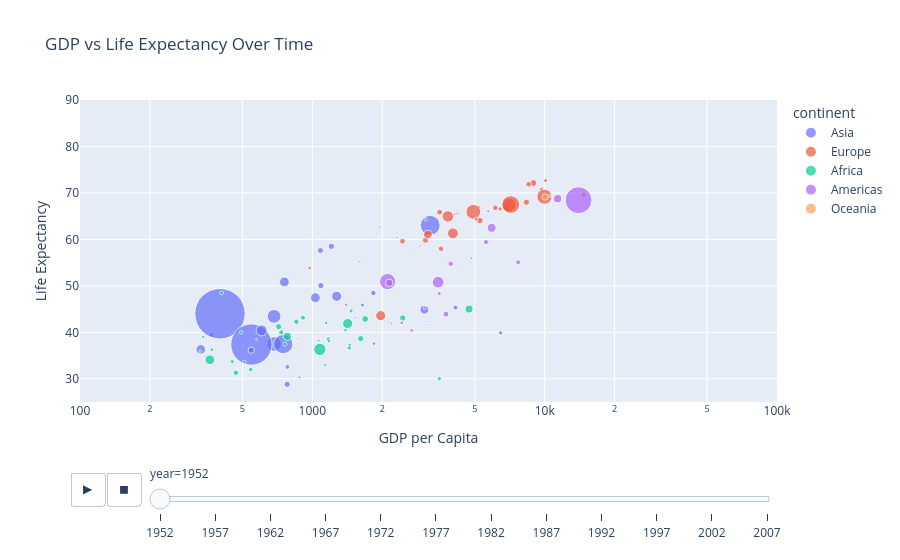

Notebook code cell kept with this figure:
### Code cell
import plotly.express as px

# Load the built-in Gapminder dataset
df = px.data.gapminder()

# Create the animated scatter plot
fig = px.scatter(df, 
                 x="gdpPercap", 
                 y="lifeExp", 
                 animation_frame="year", 
                 animation_group="country",
                 size="pop", 
                 color="continent", 
                 hover_name="country", 
                 log_x=True,          # Apply log scale to the x-axis
                 size_max=55,         # Set maximum bubble size
                 range_x=[100, 100000], # Keep the x-axis steady during animation
                 range_y=[25, 90],    # Keep the y-axis steady during animation
                 labels={"gdpPercap": "GDP per Capita", "lifeExp": "Life Expectancy"},
                 title="GDP vs Life Expectancy Over Time")

# Show the plot
fig.show()

### Figure 1 — Plotly figure (JSON) as saved in the notebook; plotly's stock layout.template omitted (floating-point values rounded to 4 significant figures)
{"data": [{"hovertemplate": "<b>%{hovertext}</b><br><br>continent=Asia<br>year=1952<br>GDP per Capita=%{x}<br>Life Expectancy=%{y}<br>pop=%{marker.size}<extra></extra>", "hovertext": ["Afghanistan", "Bahrain", "Bangladesh", "Cambodia", "China", "Hong Kong, China", "India", "Indonesia", "Iran", "Iraq", "Israel", "Japan", "Jordan", "Korea, Dem. Rep.", "Korea, Rep.", "Kuwait", "Lebanon", "Malaysia", "Mongolia", "Myanmar", "Nepal", "Oman", "Pakistan", "Philippines", "Saudi Arabia", "Singapore", "Sri Lanka", "Syria", "Taiwan", "Thailand", "Vietnam", "West Bank and Gaza", "Yemen, Rep."], "ids": ["Afghanistan", "Bahrain", "Bangladesh", "Cambodia", "China", "Hong Kong, China", "India", "Indonesia", "Iran", "Iraq", "Israel", "Japan", "Jordan", "Korea, Dem. Rep.", "Korea, Rep.", "Kuwait", "Lebanon", "Malaysia", "Mongolia", "Myanmar", "Nepal", "Oman", "Pakistan", "Philippines", "Saudi Arabia", "Singapore", "Sri Lanka", "Syria", "Taiwan", "Thailand", "Vietnam", "West Bank and Gaza", "Yemen, Rep."], "legendgroup": "Asia", "marker": {"color": "#636efa", "size": [8425333, 120447, 46886859, 4693836, 556263527, 2125900, 372000000, 82052000, 17272000, 5441766, 1620914, 86459025, 607914, 8865488, 20947571, 160000, 1439529, 6748378, 800663, 20092996, 9182536, 507833, 41346560, 22438691, 4005677, 1127000, 7982342, 3661549, 8550362, 21289402, 26246839, 1030585, 4963829], "sizemode": "area", "sizeref": 435900.0, "symbol": "circle"}, "mode": "markers", "name": "Asia", "orientation": "v", "showlegend": true, "type": "scatter", "x": [779.4, 9867.0, 684.2, 368.5, 400.4, 3054.0, 546.6, 749.7, 3035.0, 4130.0, 4087.0, 3217.0, 1547.0, 1088.0, 1031.0, 108400.0, 4835.0, 1831.0, 786.6, 331.0, 545.9, 1828.0, 684.6, 1273.0, 6460.0, 2315.0, 1084.0, 1643.0, 1207.0, 757.8, 605.1, 1516.0, 781.7], "xaxis": "x", "y": [28.8, 50.94, 37.48, 39.42, 44.0, 60.96, 37.37, 37.47, 44.87, 45.32, 65.39, 63.03, 43.16, 50.06, 47.45, 55.56, 55.93, 48.46, 42.24, 36.32, 36.16, 37.58, 43.44, 47.75, 39.88, 60.4, 57.59, 45.88, 58.5, 50.85, 40.41, 43.16, 32.55], "yaxis": "y"}, {"hovertemplate": "<b>%{hovertext}</b><br><br>continent=Europe<br>year=1952<br>GDP per Capita=%{x}<br>Life Expectancy=%{y}<br>pop=%{marker.size}<extra></extra>", "hovertext": ["Albania", "Austria", "Belgium", "Bosnia and Herzegovina", "Bulgaria", "Croatia", "Czech Republic", "Denmark", "Finland", "France", "Germany", "Greece", "Hungary", "Iceland", "Ireland", "Italy", "Montenegro", "Netherlands", "Norway", "Poland", "Portugal", "Romania", "Serbia", "Slovak Republic", "Slovenia", "Spain", "Sweden", "Switzerland", "Turkey", "United Kingdom"], "ids": ["Albania", "Austria", "Belgium", "Bosnia and Herzegovina", "Bulgaria", "Croatia", "Czech Republic", "Denmark", "Finland", "France", "Germany", "Greece", "Hungary", "Iceland", "Ireland", "Italy", "Montenegro", "Netherlands", "Norway", "Poland", "Portugal", "Romania", "Serbia", "Slovak Republic", "Slovenia", "Spain", "Sweden", "Switzerland", "Turkey", "United Kingdom"], "legendgroup": "Europe", "marker": {"color": "#EF553B", "size": [1282697, 6927772, 8730405, 2791000, 7274900, 3882229, 9125183, 4334000, 4090500, 42459667, 69145952, 7733250, 9504000, 147962, 2952156, 47666000, 413834, 10381988, 3327728, 25730551, 8526050, 16630000, 6860147, 3558137, 1489518, 28549870, 7124673, 4815000, 22235677, 50430000], "sizemode": "area", "sizeref": 435900.0, "symbol": "circle"}, "mode": "markers", "name": "Europe", "orientation": "v", "showlegend": true, "type": "scatter", "x": [1601.0, 6137.0, 8343.0, 973.5, 2444.0, 3119.0, 6876.0, 9692.0, 6425.0, 7030.0, 7144.0, 3531.0, 5264.0, 7268.0, 5210.0, 4931.0, 2648.0, 8942.0, 10100.0, 4029.0, 3068.0, 3145.0, 3581.0, 5075.0, 4215.0, 3834.0, 8528.0, 14730.0, 1969.0, 9980.0], "xaxis": "x", "y": [55.23, 66.8, 68.0, 53.82, 59.6, 61.21, 66.87, 70.78, 66.55, 67.41, 67.5, 65.86, 64.03, 72.49, 66.91, 65.94, 59.16, 72.13, 72.67, 61.31, 59.82, 61.05, 58.0, 64.36, 65.57, 64.94, 71.86, 69.62, 43.59, 69.18], "yaxis": "y"}, {"hovertemplate": "<b>%{hovertext}</b><br><br>continent=Africa<br>year=1952<br>GDP per Capita=%{x}<br>Life Expectancy=%{y}<br>pop=%{marker.size}<extra></extra>", "hovertext": ["Algeria", "Angola", "Benin", "Botswana", "Burkina Faso", "Burundi", "Cameroon", "Central African Republic", "Chad", "Comoros", "Congo, Dem. Rep.", "Congo, Rep.", "Cote d'Ivoire", "Djibouti", "Egypt", "Equatorial Guinea", "Eritrea", "Ethiopia", "Gabon", "Gambia", "Ghana", "Guinea", "Guinea-Bissau", "Kenya", "Lesotho", "Liberia", "Libya", "Madagascar", "Malawi", "Mali", "Mauritania", "Mauritius", "Morocco", "Mozambique", "Namibia", "Niger", "Nigeria", "Reunion", "Rwanda", "Sao Tome and Principe", "Senegal", "Sierra Leone", "Somalia", "South Africa", "Sudan", "Swaziland", "Tanzania", "Togo", "Tunisia", "Uganda", "Zambia", "Zimbabwe"], "ids": ["Algeria", "Angola", "Benin", "Botswana", "Burkina Faso", "Burundi", "Cameroon", "Central African Republic", "Chad", "Comoros", "Congo, Dem. Rep.", "Congo, Rep.", "Cote d'Ivoire", "Djibouti", "Egypt", "Equatorial Guinea", "Eritrea", "Ethiopia", "Gabon", "Gambia", "Ghana", "Guinea", "Guinea-Bissau", "Kenya", "Lesotho", "Liberia", "Libya", "Madagascar", "Malawi", "Mali", "Mauritania", "Mauritius", "Morocco", "Mozambique", "Namibia", "Niger", "Nigeria", "Reunion", "Rwanda", "Sao Tome and Principe", "Senegal", "Sierra Leone", "Somalia", "South Africa", "Sudan", "Swaziland", "Tanzania", "Togo", "Tunisia", "Uganda", "Zambia", "Zimbabwe"], "legendgroup": "Africa", "marker": {"color": "#00cc96", "size": [9279525, 4232095, 1738315, 442308, 4469979, 2445618, 5009067, 1291695, 2682462, 153936, 14100005, 854885, 2977019, 63149, 22223309, 216964, 1438760, 20860941, 420702, 284320, 5581001, 2664249, 580653, 6464046, 748747, 863308, 1019729, 4762912, 2917802, 3838168, 1022556, 516556, 9939217, 6446316, 485831, 3379468, 33119096, 257700, 2534927, 60011, 2755589, 2143249, 2526994, 14264935, 8504667, 290243, 8322925, 1219113, 3647735, 5824797, 2672000, 3080907], "sizemode": "area", "sizeref": 435900.0, "symbol": "circle"}, "mode": "markers", "name": "Africa", "orientation": "v", "showlegend": true, "type": "scatter", "x": [2449.0, 3521.0, 1063.0, 851.2, 543.3, 339.3, 1173.0, 1071.0, 1179.0, 1103.0, 780.5, 2126.0, 1389.0, 2670.0, 1419.0, 375.6, 328.9, 362.1, 4293.0, 485.2, 911.3, 510.2, 299.9, 853.5, 298.8, 575.6, 2388.0, 1443.0, 369.2, 452.3, 743.1, 1968.0, 1688.0, 468.5, 2424.0, 761.9, 1077.0, 2719.0, 493.3, 879.6, 1450.0, 879.8, 1136.0, 4725.0, 1616.0, 1148.0, 716.7, 859.8, 1468.0, 734.8, 1147.0, 406.9], "xaxis": "x", "y": [43.08, 30.02, 38.22, 47.62, 31.98, 39.03, 38.52, 35.46, 38.09, 40.72, 39.14, 42.11, 40.48, 34.81, 41.89, 34.48, 35.93, 34.08, 37.0, 30.0, 43.15, 33.61, 32.5, 42.27, 42.14, 38.48, 42.72, 36.68, 36.26, 33.69, 40.54, 50.99, 42.87, 31.29, 41.73, 37.44, 36.32, 52.72, 40.0, 46.47, 37.28, 30.33, 32.98, 45.01, 38.63, 41.41, 41.22, 38.6, 44.6, 39.98, 42.04, 48.45], "yaxis": "y"}, {"hovertemplate": "<b>%{hovertext}</b><br><br>continent=Americas<br>year=1952<br>GDP per Capita=%{x}<br>Life Expectancy=%{y}<br>pop=%{marker.size}<extra></extra>", "hovertext": ["Argentina", "Bolivia", "Brazil", "Canada", "Chile", "Colombia", "Costa Rica", "Cuba", "Dominican Republic", "Ecuador", "El Salvador", "Guatemala", "Haiti", "Honduras", "Jamaica", "Mexico", "Nicaragua", "Panama", "Paraguay", "Peru", "Puerto Rico", "Trinidad and Tobago", "United States", "Uruguay", "Venezuela"], "ids": ["Argentina", "Bolivia", "Brazil", "Canada", "Chile", "Colombia", "Costa Rica", "Cuba", "Dominican Republic", "Ecuador", "El Salvador", "Guatemala", "Haiti", "Honduras", "Jamaica", "Mexico", "Nicaragua", "Panama", "Paraguay", "Peru", "Puerto Rico", "Trinidad and Tobago", "United States", "Uruguay", "Venezuela"], "legendgroup": "Americas", "marker": {"color": "#ab63fa", "size": [17876956, 2883315, 56602560, 14785584, 6377619, 12350771, 926317, 6007797, 2491346, 3548753, 2042865, 3146381, 3201488, 1517453, 1426095, 30144317, 1165790, 940080, 1555876, 8025700, 2227000, 662850, 157553000, 2252965, 5439568], "sizemode": "area", "sizeref": 435900.0, "symbol": "circle"}, "mode": "markers", "name": "Americas", "orientation": "v", "showlegend": true, "type": "scatter", "x": [5911.0, 2677.0, 2109.0, 11370.0, 3940.0, 2144.0, 2627.0, 5587.0, 1398.0, 3522.0, 3048.0, 2428.0, 1840.0, 2195.0, 2899.0, 3478.0, 3112.0, 2480.0, 1952.0, 3759.0, 3082.0, 3023.0, 13990.0, 5717.0, 7690.0], "xaxis": "x", "y": [62.48, 40.41, 50.92, 68.75, 54.74, 50.64, 57.21, 59.42, 45.93, 48.36, 45.26, 42.02, 37.58, 41.91, 58.53, 50.79, 42.31, 55.19, 62.65, 43.9, 64.28, 59.1, 68.44, 66.07, 55.09], "yaxis": "y"}, {"hovertemplate": "<b>%{hovertext}</b><br><br>continent=Oceania<br>year=1952<br>GDP per Capita=%{x}<br>Life Expectancy=%{y}<br>pop=%{marker.size}<extra></extra>", "hovertext": ["Australia", "New Zealand"], "ids": ["Australia", "New Zealand"], "legendgroup": "Oceania", "marker": {"color": "#FFA15A", "size": [8691212, 1994794], "sizemode": "area", "sizeref": 435900.0, "symbol": "circle"}, "mode": "markers", "name": "Oceania", "orientation": "v", "showlegend": true, "type": "scatter", "x": [10040.0, 10560.0], "xaxis": "x", "y": [69.12, 69.39], "yaxis": "y"}], "layout": {"legend": {"itemsizing": "constant", "title": {"text": "continent"}, "tracegroupgap": 0}, "sliders": [{"active": 0, "currentvalue": {"prefix": "year="}, "len": 0.9, "pad": {"b": 10, "t": 60}, "steps": [{"args": [["1952"], {"frame": {"duration": 0, "redraw": false}, "fromcurrent": true, "mode": "immediate", "transition": {"duration": 0, "easing": "linear"}}], "label": "1952", "method": "animate"}, {"args": [["1957"], {"frame": {"duration": 0, "redraw": false}, "fromcurrent": true, "mode": "immediate", "transition": {"duration": 0, "easing": "linear"}}], "label": "1957", "method": "animate"}, {"args": [["1962"], {"frame": {"duration": 0, "redraw": false}, "fromcurrent": true, "mode": "immediate", "transition": {"duration": 0, "easing": "linear"}}], "label": "1962", "method": "animate"}, {"args": [["1967"], {"frame": {"duration": 0, "redraw": false}, "fromcurrent": true, "mode": "immediate", "transition": {"duration": 0, "easing": "linear"}}], "label": "1967", "method": "animate"}, {"args": [["1972"], {"frame": {"duration": 0, "redraw": false}, "fromcurrent": true, "mode": "immediate", "transition": {"duration": 0, "easing": "linear"}}], "label": "1972", "method": "animate"}, {"args": [["1977"], {"frame": {"duration": 0, "redraw": false}, "fromcurrent": true, "mode": "immediate", "transition": {"duration": 0, "easing": "linear"}}], "label": "1977", "method": "animate"}, {"args": [["1982"], {"frame": {"duration": 0, "redraw": false}, "fromcurrent": true, "mode": "immediate", "transition": {"duration": 0, "easing": "linear"}}], "label": "1982", "method": "animate"}, {"args": [["1987"], {"frame": {"duration": 0, "redraw": false}, "fromcurrent": true, "mode": "immediate", "transition": {"duration": 0, "easing": "linear"}}], "label": "1987", "method": "animate"}, {"args": [["1992"], {"frame": {"duration": 0, "redraw": false}, "fromcurrent": true, "mode": "immediate", "transition": {"duration": 0, "easing": "linear"}}], "label": "1992", "method": "animate"}, {"args": [["1997"], {"frame": {"duration": 0, "redraw": false}, "fromcurrent": true, "mode": "immediate", "transition": {"duration": 0, "easing": "linear"}}], "label": "1997", "method": "animate"}, {"args": [["2002"], {"frame": {"duration": 0, "redraw": false}, "fromcurrent": true, "mode": "immediate", "transition": {"duration": 0, "easing": "linear"}}], "label": "2002", "method": "animate"}, {"args": [["2007"], {"frame": {"duration": 0, "redraw": false}, "fromcurrent": true, "mode": "immediate", "transition": {"duration": 0, "easing": "linear"}}], "label": "2007", "method": "animate"}], "x": 0.1, "xanchor": "left", "y": 0, "yanchor": "top"}], "title": {"text": "GDP vs Life Expectancy Over Time"}, "updatemenus": [{"buttons": [{"args": [null, {"frame": {"duration": 500, "redraw": false}, "fromcurrent": true, "mode": "immediate", "transition": {"duration": 500, "easing": "linear"}}], "label": "&#9654;", "method": "animate"}, {"args": [[null], {"frame": {"duration": 0, "redraw": false}, "fromcurrent": true, "mode": "immediate", "transition": {"duration": 0, "easing": "linear"}}], "label": "&#9724;", "method": "animate"}], "direction": "left", "pad": {"r": 10, "t": 70}, "showactive": false, "type": "buttons", "x": 0.1, "xanchor": "right", "y": 0, "yanchor": "top"}], "xaxis": {"anchor": "y", "domain": [0, 1], "range": [2, 5], "title": {"text": "GDP per Capita"}, "type": "log"}, "yaxis": {"anchor": "x", "domain": [0, 1], "range": [25, 90], "title": {"text": "Life Expectancy"}}}}
